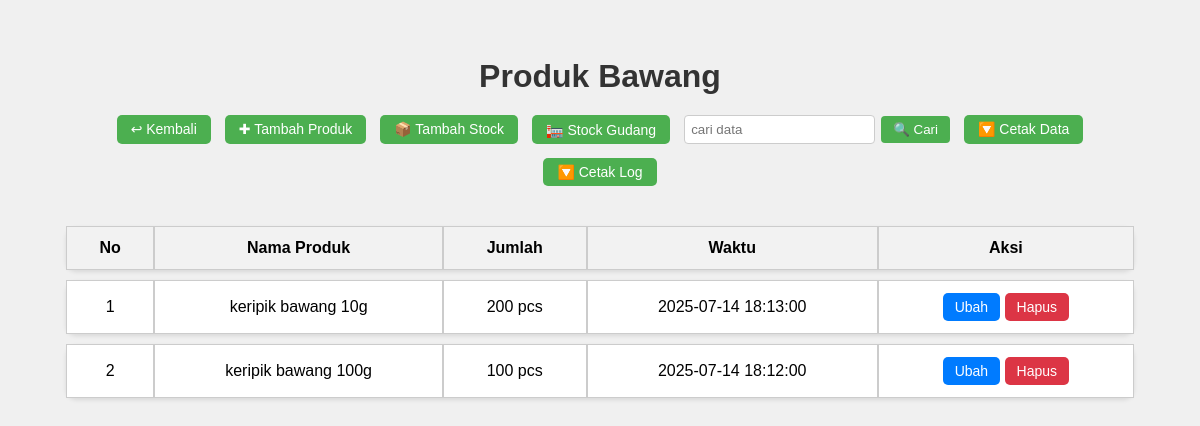
Page /gudang/bawang_produksi.php on the earlier database version.
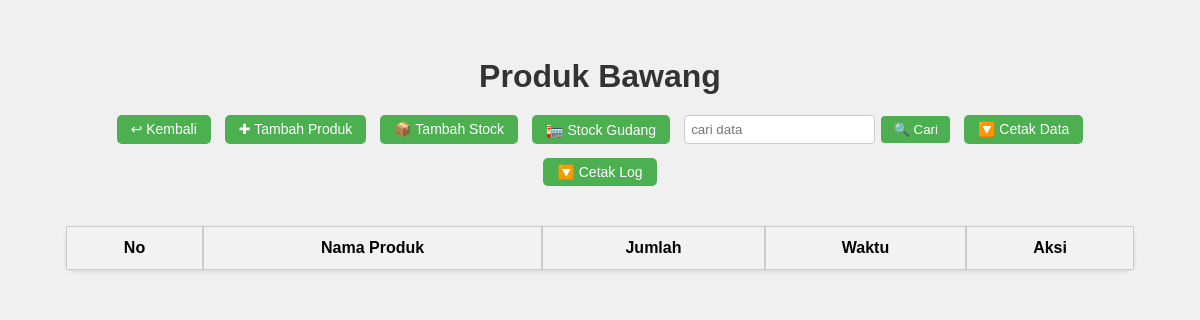
Same page on the later database version.
### tables this page shows
CREATE TABLE `gudang1` (
  `id` int(11) NOT NULL,
  `produk` varchar(100) DEFAULT NULL,
  `jumlah` varchar(100) DEFAULT NULL,
  `waktu` datetime DEFAULT NULL
);

### gudang/bawang_function.php (called while the page is built, shortened)
<?php
$conn = mysqli_connect("localhost", "root", "", "ae_database");
function query_produksi($query_produksi) {
    global $conn;
    $result = mysqli_query($conn, $query_produksi);
    $isis = [];
    while ($isi = mysqli_fetch_assoc($result)) {
        $isis[] = $isi;
    }
    return $isis;
}
?>

### gudang/bawang_produksi.php (the view, shortened to what this page needs)
<?php
require 'bawang_function.php';
$produksi = query_produksi("SELECT * FROM gudang1 ORDER BY waktu DESC");
if (isset($_POST["cari_produksi"])) {
    $keyword = $_POST["src_produksi"];
    $produksi = cari_produksi($keyword);
    $produk_total = cari_total_per_produk($keyword);
} else {
    $produksi = query_produksi("SELECT * FROM gudang1 ORDER BY waktu DESC");
}
?>
<!DOCTYPE html>
<html lang="id">
<head>
  <link rel="stylesheet" href="style.css">
</head>
<body>
<div class="wrapper">
  <h1 class="judul">Produk Bawang</h1>
  <div class="toolbar">
    <a href="gudang.php" class="button">↩ Kembali</a>
    <a href="bawang_tambah_produk.php" class="button">✚ Tambah Produk</a>
    <a href="bawang_tambah_jumlah.php" class="button">📦 Tambah Stock</a>
    <button id="openModal" class="button">🏣 Stock Gudang</button>
    <form action="" method="post" class="search-form">
      <input type="text" name="src_produksi" placeholder="cari data" autocomplete="off">
      <button type="submit" name="cari_produksi">🔍 Cari</button>
    </form>
    <a href="bawang_convert_excel.php" class="button">🔽 Cetak Data</a>
    <a href="bawang_log.php" class="button">🔽 Cetak Log</a>
  </div>
  <table class="table-container">
    <tr class="table-row header">
      <th>No</th>
      <th>Nama Produk</th>
      <th>Jumlah</th>
      <th>Waktu</th>
      <th>Aksi</th>
    </tr>
    <?php $i = 1; ?>
    <?php foreach ($produksi as $isi): ?>
      <tr class="table-row">
        <td><?= $i; ?></td>
        <td><?= htmlspecialchars($isi["produk"]); ?></td>
        <td><?= (int)$isi["jumlah"]; ?> pcs</td>
        <td><?= $isi["waktu"]; ?></td>
        <td>
          <a href="bawang_ubah_produk.php?id=<?= $isi['id']; ?>" class="btn btn-ubah">Ubah</a>
          <a href="bawang_hapus_produk.php?id=<?= $isi['id']; ?>" class="btn btn-hapus"
             onclick="return confirm('Yakin mau hapus?');">Hapus</a>
        </td>
      </tr>
    <?php $i++; endforeach; ?>
  </table>
</div>
</body>
</html>

Differences in the rows shown:
removed gudang1: produk "keripik bawang 10g", jumlah "200", waktu "2025-07-14 18:13:00"
removed gudang1: produk "keripik bawang 100g", jumlah "100", waktu "2025-07-14 18:12:00"
